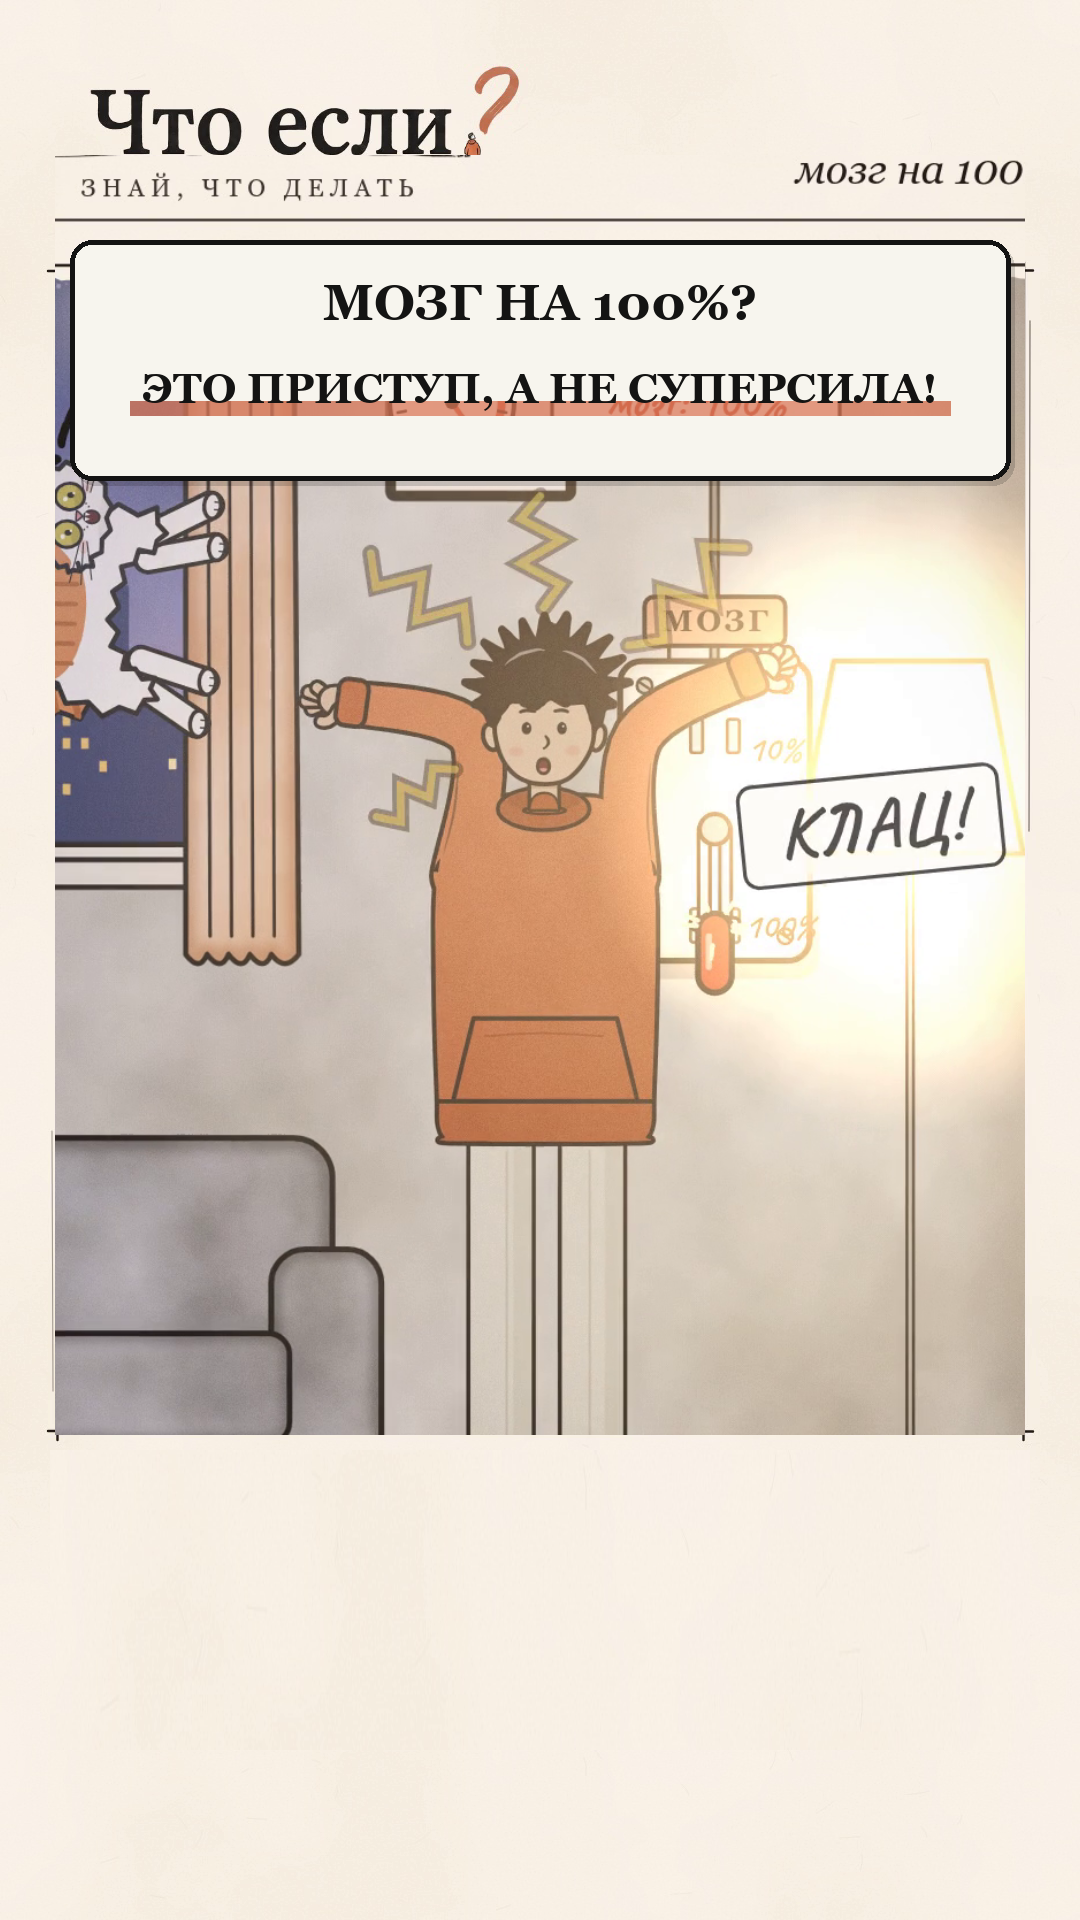

Source code (Python):
import cv2
import numpy as np
from PIL import Image, ImageDraw, ImageFont

base = cv2.imread('work/tmp/brain_scene1_switch.png')
h, w = base.shape[:2]

iy0, iy1 = 155, 1435
ix0, ix1 = 55, 1025
inner = base[iy0:iy1, ix0:ix1]
ih, iw = inner.shape[:2]

zoom_scale = 1.15
src_w = int(round(iw / zoom_scale))
src_h = int(round(ih / zoom_scale))
# center around boy: icx = iw // 2, icy = int(ih * 0.45)
icx, icy = iw // 2, int(ih * 0.45)
x0 = max(0, min(iw - src_w, icx - src_w // 2))
y0 = max(0, min(ih - src_h, icy - src_h // 2))

cropped = inner[y0:y0+src_h, x0:x0+src_w]
zoomed_inner = cv2.resize(cropped, (iw, ih), interpolation=cv2.INTER_LINEAR)

frame_comp = base.copy()
frame_comp[iy0:iy1, ix0:ix1] = zoomed_inner

# Cover bottom subtitle: y = 1450 to 1750
paper_sample = base[1750:1880, 50:1030]
patch_full = cv2.resize(paper_sample, (980, 300), interpolation=cv2.INTER_LINEAR)
frame_comp[1450:1750, 50:1030] = patch_full

# Overlay Hook Card
hook_card = Image.new('RGBA', (w, h), (0, 0, 0, 0))
draw = ImageDraw.Draw(hook_card)
cx0, cy0, cx1, cy1 = 70, 240, 1010, 480
draw.rounded_rectangle([cx0+4, cy0+5, cx1+4, cy1+5], radius=22, fill=(20, 20, 19, 45))
draw.rounded_rectangle([cx0, cy0, cx1, cy1], radius=22, fill=(247, 245, 238, 255), outline=(20, 20, 19, 255), width=5)

font_path_bold = 'C:/Windows/Fonts/georgiab.ttf'
f1 = ImageFont.truetype(font_path_bold, 50)
f2 = ImageFont.truetype(font_path_bold, 42)
t1_text = "МОЗГ НА 100%?"
t2_text = "ЭТО ПРИСТУП, А НЕ СУПЕРСИЛА!"

bb1 = f1.getbbox(t1_text)
w1 = bb1[2] - bb1[0]
x1 = (w - w1) // 2
y1 = cy0 + 34

bb2 = f2.getbbox(t2_text)
w2 = bb2[2] - bb2[0]
x2 = (w - w2) // 2
y2 = cy0 + 124

draw.line([x2 - 12, y2 + 44, x2 + w2 + 12, y2 + 44], fill=(217, 119, 87, 190), width=15)
draw.text((x1, y1), t1_text, fill=(20, 20, 19, 255), font=f1)
draw.text((x2, y2), t2_text, fill=(20, 20, 19, 255), font=f2)

card_np = np.array(hook_card)
alpha = card_np[:, :, 3] / 255.0
ov_bgr = card_np[:, :, :3][:, :, ::-1]
alpha_3d = alpha[:, :, np.newaxis]
res = (frame_comp * (1.0 - alpha_3d) + ov_bgr * alpha_3d).astype(np.uint8)

cv2.imwrite('work/tmp/test_perfect_hook_part2.png', res)
print("Saved test_perfect_hook_part2.png")
